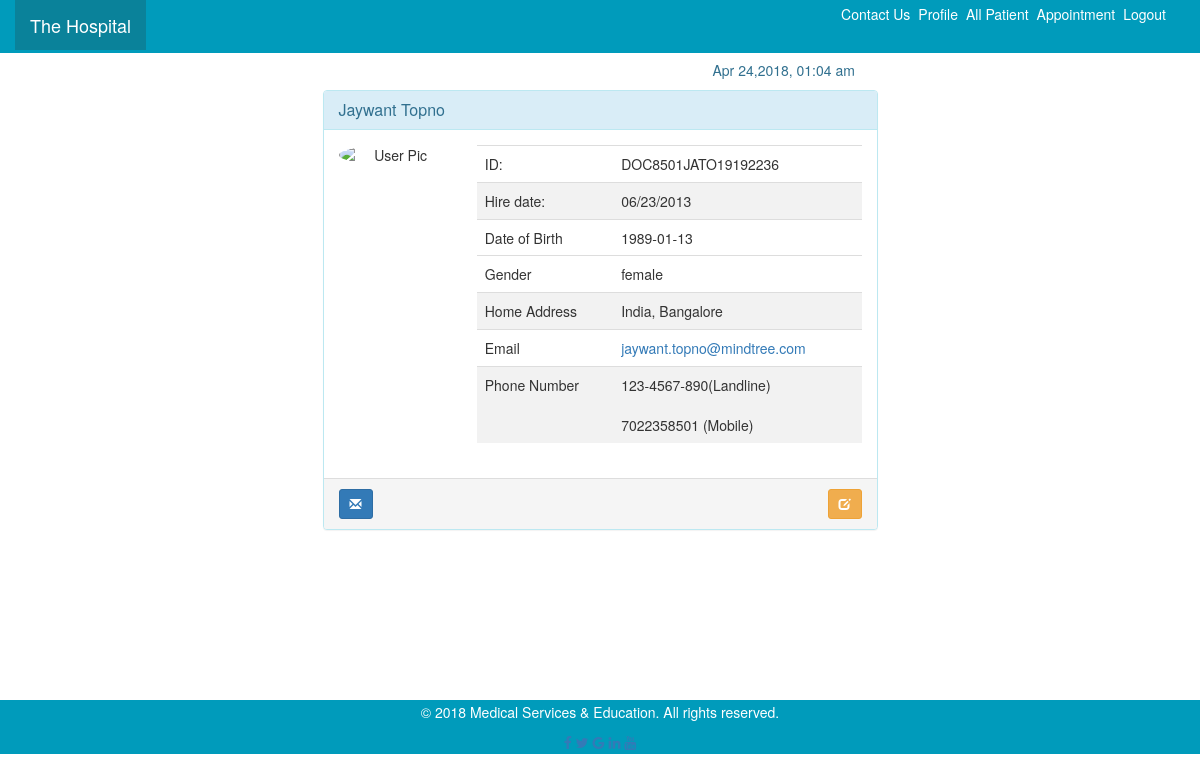
Screenshot of /PatientView.php (signed in) with the database file from the repository.
### tables this page shows
CREATE TABLE `users` (
  `id` int(11) NOT NULL,
  `patientid` varchar(255) NOT NULL,
  `firstname` varchar(255) NOT NULL,
  `middlename` varchar(255) DEFAULT NULL,
  `lastname` varchar(255) DEFAULT NULL,
  `DatOfBirth` varchar(50) DEFAULT NULL,
  `gender` varchar(30) DEFAULT NULL,
  `mob_number` varchar(30) DEFAULT NULL,
  `email` varchar(255) DEFAULT NULL,
  `pass1` varchar(255) DEFAULT NULL,
  `pass2` varchar(255) DEFAULT NULL,
  `user_role` varchar(255) DEFAULT NULL,
  `blood_group` varchar(30) DEFAULT NULL,
  `height` varchar(30) DEFAULT NULL,
  `weight` varchar(30) DEFAULT NULL,
  `createdtime` int(11) DEFAULT NULL,
  `changetime` int(11) DEFAULT NULL,
  `secuirtyq` varchar(255) DEFAULT NULL,
  `secuirtya` varchar(255) DEFAULT NULL,
  `city` varchar(255) DEFAULT NULL,
  `country` varchar(255) DEFAULT NULL,
  `department` varchar(50) DEFAULT NULL,
  `landline` int(11) DEFAULT NULL,
  `profile_pic_path` varchar(255) DEFAULT NULL
);

### PatientView.php (the view)
<?php
include ('header.php');
include ('Connection.php');
$conn = mysqli_connect($dbhost, $username, $password, $dbname);
$sql7 = "SELECT * from Users where pass1='" . $_SESSION["pass"] . "' AND email='" . $_SESSION["email"] . "' AND user_role='" . $_SESSION["user_role"] . "'";
if (mysqli_num_rows(mysqli_query($conn, $sql7)) >= 1)
{
    $user = mysqli_fetch_row(mysqli_query($conn, $sql7));
?>
	      <div class="col-md-5  toppad  pull-right col-md-offset-3 ">
<p class=" text-info"><?php echo date("M d,Y, h:i a"); ?> </p>
      </div>
        <div class="col-xs-12 col-sm-12 col-md-6 col-lg-6 col-xs-offset-0 col-sm-offset-0 col-md-offset-3 col-lg-offset-3 toppad" >
          <div class="panel panel-info">
            <div class="panel-heading">
              <h3 class="panel-title"><?php echo $user[2] . ' ' . $user[4] ?></h3>
            </div>
            <div class="panel-body">
              <div class="row">
                <div class="col-md-3 col-lg-3 " align="center"> <img alt="User Pic" src="http://babyinfoforyou.com/wp-content/uploads/2014/10/avatar-300x300.png" class="img-circle img-responsive"> </div>
                <div class=" col-md-9 col-lg-9 ">
                  <table class="table table-user-information">
                    <tbody>
                      <tr>
                        <td>ID:</td>
                        <td><?php echo $user[1] ?></td>
                      </tr>
                      <tr>
                        <td>Hire date:</td>
                        <td>06/23/2013</td>
                      </tr>
                      <tr>
                        <td>Date of Birth</td>
                        <td><?php echo $user[5] ?></td>
                      </tr>
                         <tr>
                             <tr>
                        <td>Gender</td>
                        <td><?php echo $user[6] ?></td>
                      </tr>
                        <tr>
                        <td>Home Address</td>
                        <td><?php echo $user[20] . ', ' . $user[19] ?></td>
                      </tr>
                      <tr>
                        <td>Email</td>
                        <td><a href="mailto:<?php echo $user[8] ?>"><?php echo $user[8] ?></a></td>
                      </tr>
                        <td>Phone Number</td>
                        <td>123-4567-890(Landline)<br><br><?php echo $user[7] ?> (Mobile)
                        </td>
                      </tr>
                    </tbody>
                  </table>
                </div>
              </div>
            </div>
                 <div class="panel-footer">
                        <a data-original-title="Broadcast Message" data-toggle="tooltip" type="button" class="btn btn-sm btn-primary"><i class="glyphicon glyphicon-envelope"></i></a>
                        <span class="pull-right">
                            <a href="edit.html" data-original-title="Edit this user" data-toggle="tooltip" type="button" class="btn btn-sm btn-warning"><i class="glyphicon glyphicon-edit"></i></a>
                        </span>
                    </div>
          </div>
        </div>
<?php
}
include ('footer.php');

### css/styles.css (style rules this page uses)
table { border-collapse: collapse; width: 100%; }
th, td { text-align: left; padding: 8px; }
tr:nth-child(even) { background-color: #f2f2f2; }

### rows the page displays
users: firstname "Jaywant", lastname "Topno", patientid "DOC8501JATO19192236", DatOfBirth "1989-01-13", gender "female", country "India", city "Bangalore", email "jaywant.topno@mindtree.com", mob_number "7022358501"
